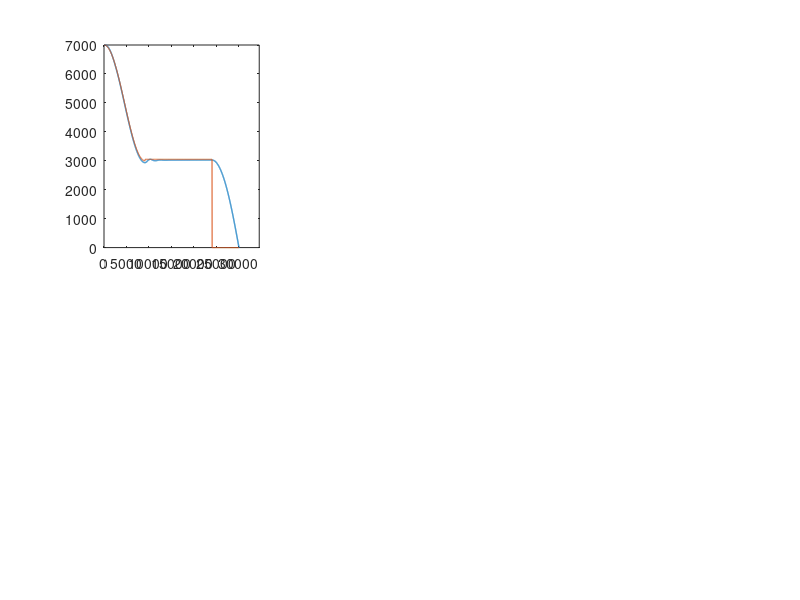

Source code (MATLAB): (Note: this script raises an error after producing the figure.)
clc,clear

%初始条件
g = 9.8;            %重力加速度
m0 = 300;           %导弹质量
Jz = 350;           %转动惯量
P = 2000;           %发动机推力
ms = 0.46;          %质量秒消耗量
x0 = 0;             %初始位置
H0 = 7000;          %初始高度
theta0 = 0;         %初始弹道倾角
phi0 = 0;           %初始俯仰角
alpha0 = 0;         %初始攻角
phi0_v = 0;         %初始俯仰角速度
V0 = 300;           %初始速度
Sref = 0.45;        %参考面积
Lref = 2.5;         %参考长度
mz_omegaz = -2;     %阻尼力矩系数
rou0 = 1.2495;      %海平面大气密度
T0 = 288.15;        %海平面大气温度
kphi = -0.1;        %舵偏角比例系数
kphi_v = -1;        %舵偏角速度比例系数
deltazlim = 15;     %舵偏角限制
k = 3;              %比例导引法比例系数

% 基本公式
% Cy = 0.25*alpha + 0.05*deltaz;     升力系数
% Cx = 0.2 + 0.005*alpha^2;           阻力系数
% mz = -0.1*alpha + 0.024*deltaz;    俯仰力矩系数
% Y = Cy*q*Sref;                      升力
% X = Cx*q*Sref;                      阻力
% Mz = mz*q*Sref*Lref;               俯仰力矩
% q = 0.5*rou*V^2;                   动压
% T = T0 - 0.0065*H;                  大气温度
% rou = rou0*(T/T0)^4.25588;          大气密度

%弹道计算
dt = 0.1;        %迭代步长

%迭代   
    %循环（一阶段）
    m = m0;
    x = x0;
    H = H0;
    y = H;
    theta = theta0;
    phi = phi0;
    alpha = alpha0;
    phi_v = phi0_v;
    V = V0;
    rou = rou0;
    T = T0;
    t = 0;
    H_old = H;
    H_ast_old = 2000*cos(0.000314*1.1*x) + 5000;
    i = 0;

    while x < 9100
        t = t + dt;
        i = i+1;

        %高度计算
        H_ast = 2000*cos(0.000314*1.1*x) + 5000;
        H = y;
        H_v = H - H_old;
        H_ast_v = H_ast - H_ast_old;

        %动压计算
        T = T0 - 0.0065*H;
        rou = rou0*(T/T0)^4.25588;
        q = 0.5*rou*V^2;
        
        %舵偏角&攻角计算
        deltaz = kphi*(H-H_ast) + kphi_v*(H_v-H_ast_v);
        if(abs(deltaz) > deltazlim)
           deltaz = deltaz/abs(deltaz)*deltazlim;
        end
        alpha = deltaz*0.24;
    
        %力计算
        Cy = 0.25*alpha + 0.05*deltaz;
        Cx = 0.2 + 0.005*alpha^2;
        Y = Cy*q*Sref;
        X = Cx*q*Sref;
    
        %运动状态参数
        dV = (-X/m - g*sin(theta))*dt;
        dtheta = (Y/m/V - g*cos(theta)/V)*dt;
        dx = V*cos(theta)*dt;
        dy = V*sin(theta)*dt;

        V = V + dV;
        theta = theta + dtheta;
        H_ast_old = 2000*cos(0.000314*1.1*x) + 5000;
        x = x + dx;
        H_old = y;
        y = y + dy;

        %数据存储
        t_save(i) = t;
        x_save(i) = x;
        H_save(i) = y;
        H_ast_save(i) = H_ast;
        V_save(i) = V;
        alpha_save(i) = alpha;
        theta_save(i) = theta*180/pi;
        deltaz_save(i) = deltaz;
        t_stage1 = t;
        x_stage1 = x;

    end

    %循环（二阶段）
    while x > 9100 && x < 24000
        t = t + dt;
        i = i+1;

        %高度计算
        H_ast = 3050;
        H = y;
        H_v = H - H_old;

        %动压计算
        T = T0 - 0.0065*H;
        rou = rou0*(T/T0)^4.25588;
        q = 0.5*rou*V^2;
        
        %舵偏角&攻角计算
        deltaz = kphi*(H-H_ast) + kphi_v*H_v;
        if(abs(deltaz) > deltazlim)
           deltaz = deltaz/abs(deltaz)*deltazlim;
        end
        alpha = deltaz*0.24;
    
        %力计算
        Cy = 0.25*alpha + 0.05*deltaz;
        Cx = 0.2 + 0.005*alpha^2;
        Y = Cy*q*Sref;
        X = Cx*q*Sref;
    
        %运动状态参数
        dV = (P*cosd(alpha)/m - X/m - g*sin(theta))*dt;
        dtheta = (P*sind(alpha)/m/V + Y/m/V - g*cos(theta)/V)*dt;
        dx = V*cos(theta)*dt;
        dy = V*sin(theta)*dt;
        dm = -ms*dt;

        V = V + dV;
        theta = theta + dtheta;
        x = x + dx;
        H_old = y;
        y = y + dy;
        m = m + dm;

        %数据存储
        t_save(i) = t;
        x_save(i) = x;
        H_save(i) = y;
        H_ast_save(i) = H_ast;
        V_save(i) = V;
        alpha_save(i) = alpha;
        theta_save(i) = theta*180/pi;
        deltaz_save(i) = deltaz;
        t_stage2 = t;
        x_stage2 = x;

    end

    %循环（三阶段）
    x_target = 30000;
    y_target = 0;
    VT = 0;
    etaT = 0;
    que0 = atan((y_target - y)/(x_target - x));
    theta0 = theta;

    while x > 24000 && y > 0
        t = t + dt; 
        i = i+1;

        %导引法计算
        r = ((x - x_target)^2 + (y - y_target)^2)^0.5;
        que = atan((y_target - y)/(x_target - x));
        eta = que - theta;
        dque = (V*sin(eta)-VT*sin(etaT))/r*dt;
        dtheta = k*dque;

        %舵偏角&攻角计算
        Y = m*V*dtheta/dt + m*g*cos(theta);
        Cy = Y/q/Sref;
        deltaz = Cy/0.11;
        if(abs(deltaz) > deltazlim)
           deltaz = deltaz/abs(deltaz)*deltazlim;
        end
        alpha = deltaz*0.24;
        
        %动压计算
        T = T0 - 0.0065*H;
        rou = rou0*(T/T0)^4.25588;
        q = 0.5*rou*V^2;
    
        %力计算
        Cx = 0.2 + 0.005*alpha^2;
        X = Cx*q*Sref;
    
        %运动状态参数
        dV = (-X/m - g*sin(theta))*dt;
        dx = V*cos(theta)*dt;
        dy = V*sin(theta)*dt;

        V = V + dV;
        theta = theta + dtheta;
        x = x + dx;
        y = y + dy;

        %数据存储
        t_save(i) = t;
        x_save(i) = x;
        H_save(i) = y;
        H_ast_save(i) = 0;
        V_save(i) = V;
        alpha_save(i) = alpha;
        theta_save(i) = theta*180/pi;
        deltaz_save(i) = deltaz;
        que_save(i) = que*180/pi;
        theta_ast_save(i) = theta*180/pi;
        t_stage3 = t;
        x_stage3 = x;

    end

    %绘图

    %高度-水平位移
    subplot(2,3,1);
    plot(x_save,H_save,'LineWidth',1);
    hold on;
    plot(x_save,H_ast_save,'LineWidth',0.75);
    hold off;

    ylim([0,H0]);
    xlim([0,1.15*x_target]);

    label = sprintf('x=%.1fm',x_stage1);
    x1 = xline(x_stage1,'--k',{'阶段二',label});
    x1.LabelVerticalAlignment = 'bottom';
    x1.LabelOrientation = 'horizontal';
    x1.LabelHorizontalAlignment = 'left';
    label = sprintf('x=%.1fm',x_stage2);
    x2 = xline(x_stage2,'--k',{'阶段三',label});
    x2.LabelVerticalAlignment = 'bottom';
    x2.LabelOrientation = 'horizontal';
    x2.LabelHorizontalAlignment = 'left';
    
    x_attack = x + (x_save(i-1) - x)/(H_save(i-1)-H_save(i))*(y_target-H_save(i));
    e = abs(x_attack - x_target);
    label = sprintf('e=%.1fm',e);
    x3 = xline(x_attack,'--r',{'打击误差',label});
    x3.LabelVerticalAlignment = 'bottom';

    xlabel('\fontsize{16}x/m');
    ylabel('\fontsize{16}H/m');
    legend('实际高度','期望高度','fontsize',12);
    title('\fontsize{16}弹道剖面（实际值与期望值比较）');
    grid on;

    %高度-时间
    subplot(2,3,2);
    plot(t_save,H_save,'LineWidth',1);
    hold on;
    plot(t_save,H_ast_save,'LineWidth',0.75);
    hold off;

    ylim([0,H0]);
    xlim([0,t_stage3]);
    
    label = sprintf('t=%.1fs',t_stage1);
    x1 = xline(t_stage1,'--k',{'阶段二',label});
    x1.LabelVerticalAlignment = 'bottom';
    x1.LabelOrientation = 'horizontal';
    x1.LabelHorizontalAlignment = 'left';
    label = sprintf('t=%.1fs',t_stage2);
    x2 = xline(t_stage2,'--k',{'阶段三',label});
    x2.LabelVerticalAlignment = 'bottom';
    x2.LabelOrientation = 'horizontal';
    x2.LabelHorizontalAlignment = 'left';

    xlabel('\fontsize{16}x/m');
    ylabel('\fontsize{16}H/m');
    legend('实际高度','期望高度','fontsize',12);
    xlabel('\fontsize{16}t/s');
    ylabel('\fontsize{16}H/m');
    title('\fontsize{16}高度-时间曲线（实际值与期望值比较）');
    grid on;

    %速度-时间
    subplot(2,3,3);
    plot(t_save,V_save,'LineWidth',1);

    xlim([0,t_stage3]);

    label = sprintf('t=%.1fs',t_stage1);
    x1 = xline(t_stage1,'--k',{'阶段二',label});
    x1.LabelVerticalAlignment = 'bottom';
    x1.LabelOrientation = 'horizontal';
    x1.LabelHorizontalAlignment = 'left';
    label = sprintf('t=%.1fs',t_stage2);
    x2 = xline(t_stage2,'--k',{'阶段三',label});
    x2.LabelVerticalAlignment = 'bottom';
    x2.LabelOrientation = 'horizontal';
    x2.LabelHorizontalAlignment = 'left';

    xlabel('\fontsize{16}t/s');
    ylabel('\fontsize{16}V/(m/s)');
    title('\fontsize{16}速度-时间曲线');
    grid on;

    %舵偏角-时间
    subplot(2,3,4);
    plot(t_save,deltaz_save,'LineWidth',1);

    ylim([1.1*min(deltaz_save),1.1*max(deltaz_save)]);
    xlim([0,t_stage3]);

    label = sprintf('t=%.1fs',t_stage1);
    x1 = xline(t_stage1,'--k',{'阶段二',label});
    x1.LabelVerticalAlignment = 'bottom';
    x1.LabelOrientation = 'horizontal';
    x1.LabelHorizontalAlignment = 'left';
    label = sprintf('t=%.1fs',t_stage2);
    x2 = xline(t_stage2,'--k',{'阶段三',label});
    x2.LabelVerticalAlignment = 'bottom';
    x2.LabelOrientation = 'horizontal';
    x2.LabelHorizontalAlignment = 'left';

    xlabel('\fontsize{16}t/s');
    ylabel('\fontsize{16}δz/°');
    title('\fontsize{16}舵偏角-时间曲线');
    grid on;

    %攻角-时间
    subplot(2,3,5);
    plot(t_save,alpha_save,'LineWidth',1);

    ylim([1.1*min(alpha_save),1.1*max(alpha_save)]);
    xlim([0,t_stage3]);

    label = sprintf('t=%.1fs',t_stage1);
    x1 = xline(t_stage1,'--k',{'阶段二',label});
    x1.LabelVerticalAlignment = 'bottom';
    x1.LabelOrientation = 'horizontal';
    x1.LabelHorizontalAlignment = 'left';
    label = sprintf('t=%.1fs',t_stage2);
    x2 = xline(t_stage2,'--k',{'阶段三',label});
    x2.LabelVerticalAlignment = 'bottom';
    x2.LabelOrientation = 'horizontal';
    x2.LabelHorizontalAlignment = 'left';

    xlabel('\fontsize{16}t/s');
    ylabel('\fontsize{16}α/°');
    title('\fontsize{16}攻角-时间曲线');
    grid on;

    %弹道倾角(&视角)-时间
    subplot(2,3,6);
    plot(t_save,theta_save,'LineWidth',1);
    hold on;
    plot(t_save,theta_ast_save,'LineWidth',0.75);
    hold off;
    hold on;
    plot(t_save,que_save,'LineWidth',1);
    hold off;

    ylim([1.1*min(min(min(que_save),min(theta_save)),min(theta_ast_save)), ...
        1.1*max(max(max(que_save),max(theta_save)),max(theta_ast_save))]);
    xlim([0,t_stage3]);

    label = sprintf('t=%.1fs',t_stage1);
    x1 = xline(t_stage1,'--k',{'阶段二',label});
    x1.LabelVerticalAlignment = 'bottom';
    x1.LabelOrientation = 'horizontal';
    x1.LabelHorizontalAlignment = 'left';
    label = sprintf('t=%.1fs',t_stage2);
    x2 = xline(t_stage2,'--k',{'阶段三',label});
    x2.LabelVerticalAlignment = 'bottom';
    x2.LabelOrientation = 'horizontal';
    x2.LabelHorizontalAlignment = 'left';
    xlabel('\fontsize{16}x/m');
    ylabel('\fontsize{16}H/m');
    legend('实际弹道倾角','期望弹道倾角','视角','fontsize',8);

    xlabel('\fontsize{16}t/s');
    ylabel('\fontsize{16}θ(q)/°');
    title('\fontsize{16}弹道倾角(&视角)-时间曲线（实际值与期望值比较）');
    grid on;
    
